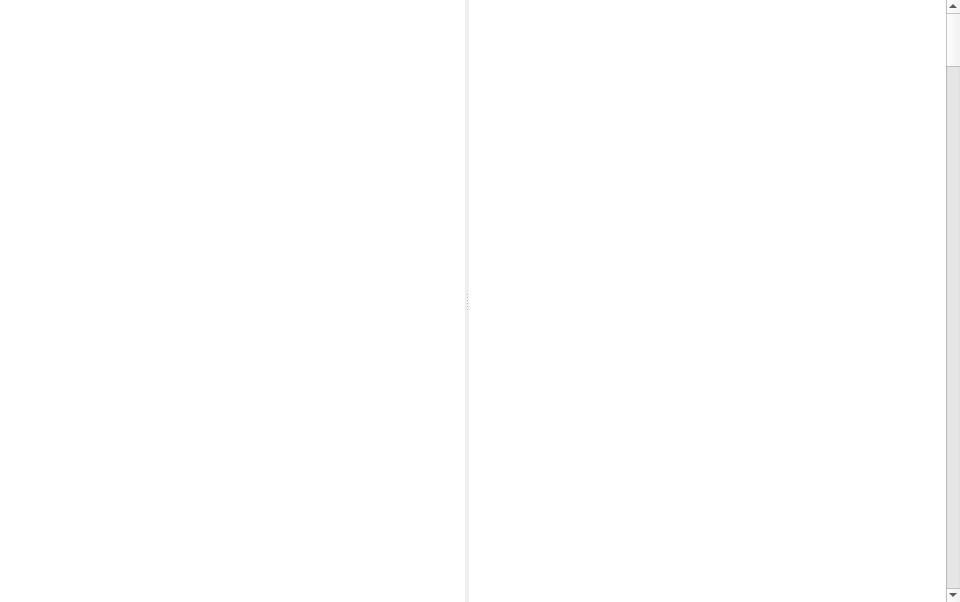
<?xml version="1.0" encoding="UTF-8"?>
<ui version="4.0">
 <class>Widget_Browse</class>
 <widget class="QWidget" name="Widget_Browse">
  <property name="geometry">
   <rect>
    <x>0</x>
    <y>0</y>
    <width>960</width>
    <height>602</height>
   </rect>
  </property>
  <property name="windowTitle">
   <string>Form</string>
  </property>
  <layout class="QHBoxLayout" name="horizontalLayout_2">
   <property name="spacing">
    <number>0</number>
   </property>
   <property name="leftMargin">
    <number>0</number>
   </property>
   <property name="topMargin">
    <number>0</number>
   </property>
   <property name="rightMargin">
    <number>0</number>
   </property>
   <property name="bottomMargin">
    <number>0</number>
   </property>
   <item>
    <widget class="QSplitter" name="splitter">
     <property name="orientation">
      <enum>Qt::Horizontal</enum>
     </property>
     <property name="opaqueResize">
      <bool>true</bool>
     </property>
     <property name="childrenCollapsible">
      <bool>true</bool>
     </property>
     <widget class="QListWidget" name="listWidget">
      <property name="sizePolicy">
       <sizepolicy hsizetype="Ignored" vsizetype="Expanding">
        <horstretch>0</horstretch>
        <verstretch>0</verstretch>
       </sizepolicy>
      </property>
      <property name="baseSize">
       <size>
        <width>0</width>
        <height>0</height>
       </size>
      </property>
      <property name="frameShape">
       <enum>QFrame::NoFrame</enum>
      </property>
      <property name="frameShadow">
       <enum>QFrame::Plain</enum>
      </property>
      <property name="selectionBehavior">
       <enum>QAbstractItemView::SelectRows</enum>
      </property>
      <property name="iconSize">
       <size>
        <width>0</width>
        <height>0</height>
       </size>
      </property>
      <property name="verticalScrollMode">
       <enum>QAbstractItemView::ScrollPerItem</enum>
      </property>
      <property name="movement">
       <enum>QListView::Static</enum>
      </property>
      <property name="flow">
       <enum>QListView::LeftToRight</enum>
      </property>
      <property name="resizeMode">
       <enum>QListView::Adjust</enum>
      </property>
      <property name="layoutMode">
       <enum>QListView::SinglePass</enum>
      </property>
      <property name="spacing">
       <number>0</number>
      </property>
      <property name="viewMode">
       <enum>QListView::IconMode</enum>
      </property>
      <property name="uniformItemSizes">
       <bool>false</bool>
      </property>
      <property name="selectionRectVisible">
       <bool>false</bool>
      </property>
      <property name="itemAlignment">
       <set>Qt::AlignCenter</set>
      </property>
      <property name="sortingEnabled">
       <bool>false</bool>
      </property>
     </widget>
     <widget class="QWidget" name="layoutWidget">
      <layout class="QHBoxLayout" name="horizontalLayout" stretch="0,0">
       <property name="spacing">
        <number>0</number>
       </property>
       <item>
        <widget class="MGraphicsView" name="graphicsView">
         <property name="frameShape">
          <enum>QFrame::NoFrame</enum>
         </property>
         <property name="frameShadow">
          <enum>QFrame::Plain</enum>
         </property>
         <property name="lineWidth">
          <number>0</number>
         </property>
         <property name="alignment">
          <set>Qt::AlignLeading|Qt::AlignLeft|Qt::AlignTop</set>
         </property>
        </widget>
       </item>
       <item>
        <widget class="QScrollBar" name="verticalScrollBar_Image">
         <property name="sizePolicy">
          <sizepolicy hsizetype="Fixed" vsizetype="Minimum">
           <horstretch>10</horstretch>
           <verstretch>0</verstretch>
          </sizepolicy>
         </property>
         <property name="orientation">
          <enum>Qt::Vertical</enum>
         </property>
        </widget>
       </item>
      </layout>
     </widget>
    </widget>
   </item>
  </layout>
 </widget>
 <customwidgets>
  <customwidget>
   <class>MGraphicsView</class>
   <extends>QGraphicsView</extends>
   <header location="global">MyWidgets.MGraphicsView.MGraphicsView</header>
  </customwidget>
 </customwidgets>
 <resources/>
 <connections/>
 <slots>
  <slot>valuechanged(int)</slot>
 </slots>
</ui>
